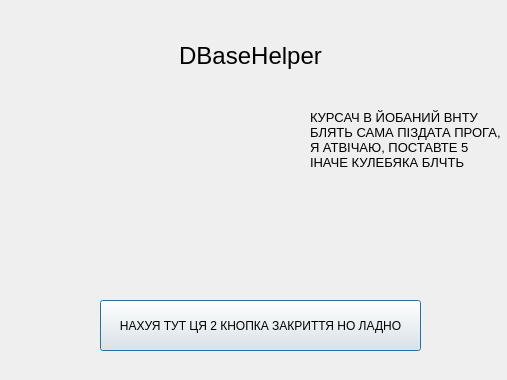
<?xml version="1.0" encoding="UTF-8"?>
<ui version="4.0">
 <class>about</class>
 <widget class="QDialog" name="about">
  <property name="geometry">
   <rect>
    <x>0</x>
    <y>0</y>
    <width>507</width>
    <height>380</height>
   </rect>
  </property>
  <property name="windowTitle">
   <string>Dialog</string>
  </property>
  <widget class="QLabel" name="labelFullName">
   <property name="geometry">
    <rect>
     <x>130</x>
     <y>20</y>
     <width>241</width>
     <height>71</height>
    </rect>
   </property>
   <property name="font">
    <font>
     <pointsize>18</pointsize>
    </font>
   </property>
   <property name="text">
    <string>DBaseHelper</string>
   </property>
   <property name="alignment">
    <set>Qt::AlignCenter</set>
   </property>
  </widget>
  <widget class="QLabel" name="labelPicture">
   <property name="geometry">
    <rect>
     <x>20</x>
     <y>110</y>
     <width>211</width>
     <height>131</height>
    </rect>
   </property>
   <property name="text">
    <string/>
   </property>
  </widget>
  <widget class="QLabel" name="labelDescription">
   <property name="geometry">
    <rect>
     <x>310</x>
     <y>110</y>
     <width>191</width>
     <height>151</height>
    </rect>
   </property>
   <property name="font">
    <font>
     <pointsize>10</pointsize>
    </font>
   </property>
   <property name="text">
    <string>КУРСАЧ В ЙОБАНИЙ ВНТУ БЛЯТЬ САМА ПІЗДАТА ПРОГА, Я АТВІЧАЮ, ПОСТАВТЕ 5 ІНАЧЕ КУЛЕБЯКА БЛЧТЬ</string>
   </property>
   <property name="alignment">
    <set>Qt::AlignLeading|Qt::AlignLeft|Qt::AlignTop</set>
   </property>
   <property name="wordWrap">
    <bool>true</bool>
   </property>
  </widget>
  <widget class="QPushButton" name="closeButton">
   <property name="geometry">
    <rect>
     <x>100</x>
     <y>300</y>
     <width>321</width>
     <height>51</height>
    </rect>
   </property>
   <property name="text">
    <string>НАХУЯ ТУТ ЦЯ 2 КНОПКА ЗАКРИТТЯ НО ЛАДНО</string>
   </property>
  </widget>
 </widget>
 <resources/>
 <connections/>
</ui>
